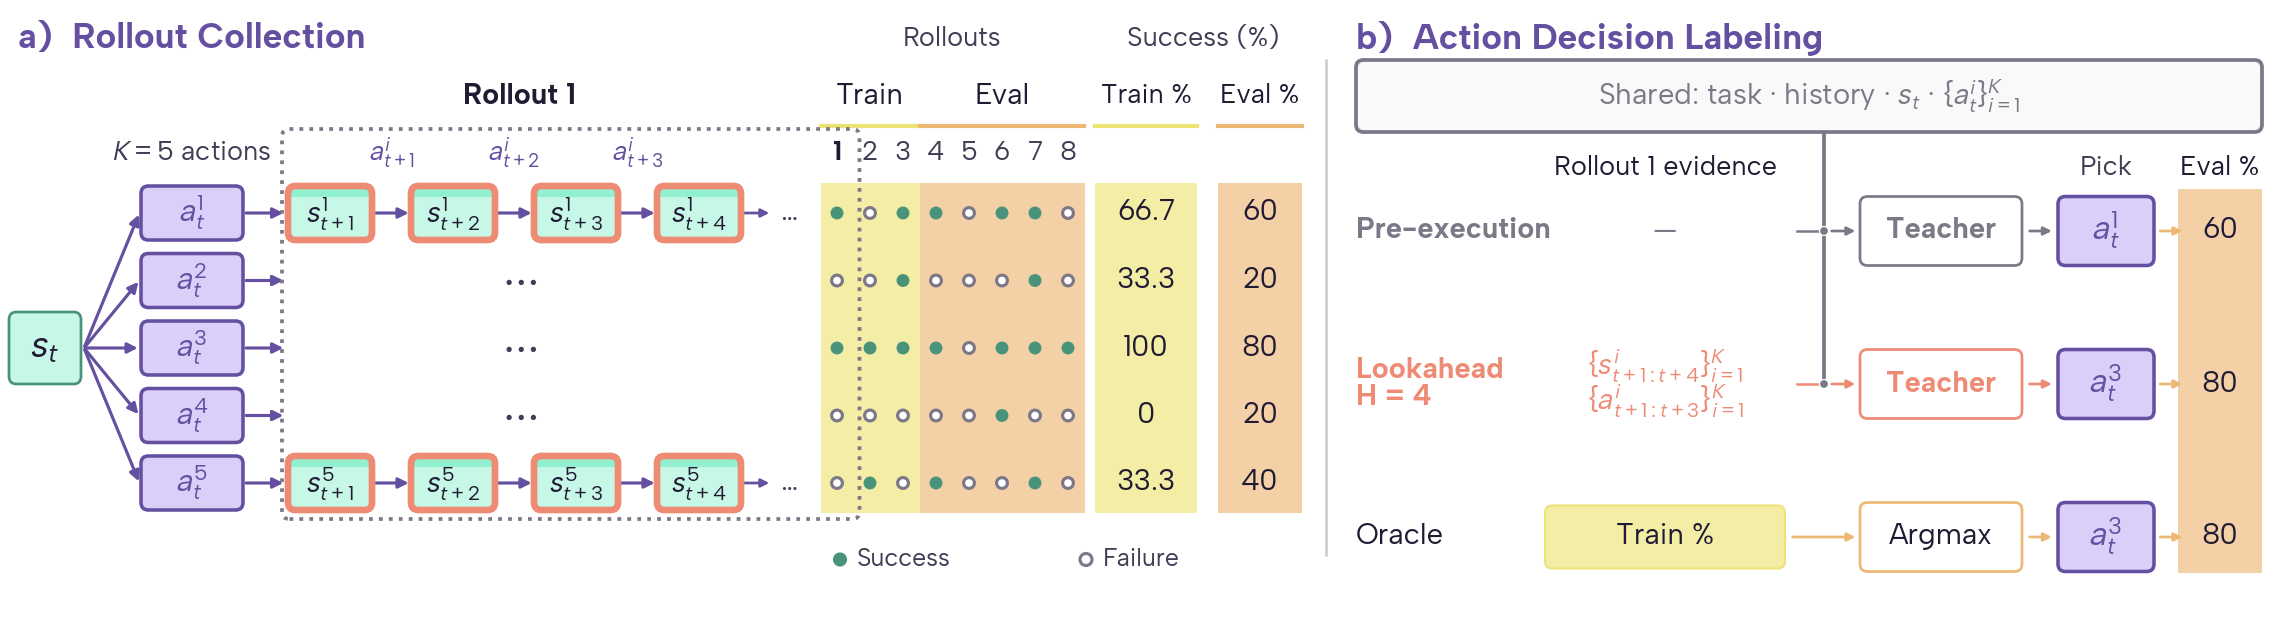

Python code for this plot:
"""Paper figure for offline selector evaluation (October 21 ablation).

The outcomes and teacher picks are illustrative, preserved from the original
figure. Displayed rollouts 1--3 supply outcome labels; teachers see only rollout 1, and all
pickers are scored on held-out rollouts 4--8. Invalid rollouts are excluded from the
rate denominator. No experiment artifacts or API calls are needed to render.

Usage: python3 selection-offline-eval-20261022.py
Writes adjacent PNG (300 dpi), SVG (editable text), and PDF (embedded fonts).
"""
import os
from pathlib import Path

os.environ.setdefault("MPLCONFIGDIR", "/tmp/openwebrl-offline-eval-matplotlib")
import matplotlib
matplotlib.use("Agg")
import matplotlib.pyplot as plt
# Shared paper typography, including bundled Albert Sans fonts.
import sys as _paper_sys
from pathlib import Path as _PaperPath
_paper_sys.path.insert(0, str(next(p for p in _PaperPath(__file__).resolve().parents
                                if (p / "paper_plot_style.py").is_file())))
import paper_plot_style as _paper_style
from paper_plot_palette import COLORS as C, tint

from matplotlib.patches import Circle, FancyArrowPatch, FancyBboxPatch, Rectangle

INK, MUTED, LINE = C["INK"], C["MUTED"], C["BORDER"]
PRE, IMMEDIATE, LOOK, OUTCOME, HELD = (C["PRE_EXEC"], C["LOOKAHEAD_EVIDENCE"], C["LOOKAHEAD_TEACHER"], C["TRAIN"], C["EVAL"])
ORACLE = C["ORACLE"]
ROLLOUT, ROLLOUT_BG = C["INK"], tint("BASELINE_LIGHT", .88)
SHARED, SHARED_BG = C["BASELINE_DARK"], tint("BASELINE_LIGHT", .92)
SUCCESS, FAILURE = C["SUCCESS"], C["FAILURE"]
LABEL_BG, HELD_BG = tint("TRAIN", .35), tint("EVAL", .35)
# Same 5 x 8 outcomes and picks as the original worked example.
OUTCOMES = (
    (1, 0, 1, 1, 0, 1, 1, 0),
    (0, 0, 1, 0, 0, 0, 1, 0),
    (1, 1, 1, 1, 0, 1, 1, 1),
    (0, 0, 0, 0, 0, 1, 0, 0),
    (0, 1, 0, 1, 0, 0, 1, 0),
)
PICKS = {"Pre-execution": 0, "Post-execution": 0, "Lookahead H = 4": 2,
         "Observed outcome": 2, "Oracle": 2}

plt.rcParams.update({
    "font.family": "Albert Sans", "font.size": 7,
    "text.color": INK, "mathtext.fontset": "custom",
    "svg.fonttype": "none", "pdf.fonttype": 42,
    "savefig.facecolor": "white",
})
# Half the previous nominal height; panels now share one horizontal row.
W, H = 7.6, 2.11
fig = plt.figure(figsize=(W, H))
ax = fig.add_axes([0, 0, 1, 1])
ax.set(xlim=(0, W), ylim=(0, H))
ax.axis("off")


def text(x, y, label, size=7, color=INK, weight="normal", ha="left", va="center", **kw):
    return ax.text(x, y, label, fontsize=size, color=color, weight=weight,
                   ha=ha, va=va, **kw)


def box(x, y, w, h, edge=LINE, fill="white", lw=0.65, radius=0.025):
    patch = FancyBboxPatch((x, y), w, h,
        boxstyle=f"round,pad=0,rounding_size={radius}",
        facecolor=fill, edgecolor=edge, linewidth=lw, zorder=2)
    ax.add_patch(patch)
    return patch


def arrow(x0, y0, x1, y1, color=MUTED, lw=0.65, head=4):
    ax.add_patch(FancyArrowPatch((x0, y0), (x1, y1), arrowstyle="-|>",
        mutation_scale=head, shrinkA=0.4, shrinkB=0.4, linewidth=lw, color=color))


def rule(x0, x1, y, color=LINE, lw=0.6):
    ax.plot([x0, x1], [y, y], color=color, linewidth=lw, zorder=1)


def state_card(x, y, step, color, candidate):
    width, height = 0.28, 0.18
    box(x - width / 2, y - height / 2, width, height, edge="none",
        fill=tint("STATE", .60), lw=0)
    ax.add_patch(Rectangle((x - width / 2, y + height * 0.29), width, height * 0.21,
                           facecolor=C["STATE"], edgecolor="none", alpha=0.65, zorder=2))
    text(x, y - 0.006, rf"$s_{{t+{step}}}^{{{candidate}}}$", color=C["STATE_INK"], ha="center")
    outline = box(x - width / 2, y - height / 2, width, height,
                  edge=color, fill="none", lw=1.6)
    outline.set_zorder(4)


def percent(rate):
    # Rates are scaled to percent; the column headers carry the percent sign.
    return f"{100 * rate:.1f}".rstrip("0").rstrip(".")


def outcome_marker(x, y, success, radius=0.018):
    color = SUCCESS if success else FAILURE
    ax.add_patch(Circle((x, y), radius, facecolor=color if success else "white",
                       edgecolor=color, linewidth=0.5 if success else 0.75, zorder=3))


label_rates = [sum(out[:3]) / 3 for out in OUTCOMES]
held_rates = [sum(out[3:]) / 5 for out in OUTCOMES]
assert [PICKS[k] for k in ("Pre-execution", "Post-execution", "Lookahead H = 4", "Oracle")] == [0, 0, 2, 2]

# (a) Preserve all five candidates and all forty original binary outcomes.
text(0.06, 1.98, "a)  Rollout Collection", size=8.5, weight="bold", color=C["ACTION_INK"])
outcome_header = text(4.01, 1.98, "Success rate (%)",
                      size=6.5, color=MUTED, ha="center")
# Outcome status key only; selected-action check marks remain omitted.
for x, success, label in ((2.80, True, "Success"),
                          (3.62, False, "Failure")):
    outcome_marker(x, 0.245, success, radius=0.020)
    text(x + 0.055, 0.245, label, color=MUTED, size=6.0)
rollout_pitch = 0.11
xs = [2.79 + rollout_pitch * j for j in range(8)]
trajectory_x = [1.10 + 0.41 * k for k in range(4)]
ys = [1.40 - 0.225 * i for i in range(5)]
y_low, y_high = ys[-1] - 0.10, ys[0] + 0.10
for first, last, title, color, fill in (
        (0, 2, "Train", OUTCOME, LABEL_BG), (3, 7, "Eval", HELD, HELD_BG)):
    ax.add_patch(Rectangle((xs[first] - rollout_pitch / 2, y_low), (last - first + 1) * rollout_pitch,
                           y_high - y_low, facecolor=fill, edgecolor="none", zorder=0))
    rule(xs[first] - rollout_pitch / 2 + .001, xs[last] + rollout_pitch / 2 - .001, 1.69, color, 1.0)
    text((xs[first] + xs[last]) / 2, 1.79, title, color=INK, ha="center")
    for j in range(first, last + 1):
        text(xs[j], 1.60, str(j + 1), size=6.5, color=ROLLOUT if j == 0 else MUTED,
             weight="bold" if j == 0 else "normal", ha="center")
text(sum(xs) / len(xs), 1.98, "Rollouts", size=6.5, color=MUTED, ha="center")
text(0.64, 1.60, r"$K=5$ actions", size=6.5, color=MUTED, ha="center")
text(1.73, 1.79, "Rollout 1", color=ROLLOUT, weight="bold", ha="center")
# Dotted neutral boundary groups the Rollout 1 outcomes with their example path.
rollout_box = box(0.94, y_low - 0.02, xs[0] + rollout_pitch / 2 + 0.02 - 0.94,
                  1.68 - (y_low - 0.02), edge=C["BASELINE_DARK"], fill="none", lw=0.9)
rollout_box.set_linestyle(":")
for k in range(1, 4):
    text((trajectory_x[k - 1] + trajectory_x[k]) / 2, 1.60,
         rf"$a_{{t+{k}}}^{{i}}$", size=6.5, color=C["ACTION_INK"], ha="center")
for x, title, color, fill, width in (
        (3.82, "Train %", OUTCOME, LABEL_BG, 0.34),
        (4.20, "Eval %", HELD, HELD_BG, 0.28)):
    text(x, 1.79, title, size=6.5, color=INK, ha="center")
    rule(x - width / 2, x + width / 2, 1.69, color, 1.0)
    ax.add_patch(Rectangle((x - width / 2, y_low), width, y_high - y_low,
                           facecolor=fill, edgecolor="none", zorder=0))
mid = sum(ys) / len(ys)
box(0.03, mid - 0.12, 0.24, 0.24, edge=C["STATE_BORDER"], fill=tint("STATE", .60))
text(0.15, mid, r"$s_t$", size=9, color=C["STATE_INK"], ha="center")
for i, (y, outcomes) in enumerate(zip(ys, OUTCOMES)):
    arrow(0.28, mid, 0.465, y, color=C["ACTION_INK"], lw=.75, head=5)
    box(0.47, y - 0.09, 0.34, 0.18, edge=C["ACTION_INK"], fill=tint("ACTION", .65), lw=.85)
    text(0.64, y, rf"$a_t^{{{i + 1}}}$", size=7.5, color=C["ACTION_INK"], ha="center")
    arrow(0.815, y, 0.950, y, color=C["ACTION_INK"], lw=.75, head=5)
    if i in (0, 4):
        for k, x in enumerate(trajectory_x):
            state_card(x, y, k + 1, IMMEDIATE if k == 0 else LOOK, i + 1)
            if k:
                arrow(trajectory_x[k - 1] + 0.142, y, x - 0.142, y,
                      color=C["ACTION_INK"], lw=.75, head=5)
        arrow(trajectory_x[-1] + .145, y, 2.57, y, color=C["ACTION_INK"])
        text(2.63, y, "…", color=MUTED, ha="center")
    else:
        text(1.73, y, r"$\cdots$", size=10, color=MUTED, ha="center")
    for j, success in enumerate(outcomes):
        outcome_marker(xs[j], y, success)
    text(3.82, y, percent(label_rates[i]), color=INK, ha="center")
    text(4.20, y, f"{100 * held_rates[i]:.0f}", color=INK, ha="center")

# (b) Shared context explicitly feeds each joint candidate-comparison call.
ax.plot([4.42, 4.42], [0.26, 1.91], color=LINE, linewidth=0.6)
method_x, evidence_x = 4.52, 5.55
teacher_x, teacher_w = 6.20, 0.54
pick_x, pick_w, eval_x = 6.86, 0.32, 7.40
text(method_x, 1.98, "b)  Action Decision Labeling", size=8.5, weight="bold", color=C["ACTION_INK"])
box(method_x, 1.67, 3.02, 0.24, edge=SHARED, fill=SHARED_BG, lw=0.9)
shared_label = text(6.03, 1.79,
     r"Shared: task · history · $s_t$ · $\{a_t^{i}\}_{i=1}^{K}$",
     color=SHARED, ha="center")
text(evidence_x, 1.55, "Rollout 1 evidence", size=6.5, color=ROLLOUT, ha="center")
pick_header = text(pick_x + pick_w / 2, 1.55, "Pick", size=6.5, color=MUTED, ha="center")
eval_header = text(eval_x, 1.55, "Eval %", size=6.5, color=INK, ha="center")
shared_x = 6.08
method_ys = (1.34, 0.83, 0.32)  # Uniform 0.51-inch row-center spacing.
ax.plot([shared_x, shared_x], [1.67, method_ys[1]], color=SHARED, linewidth=0.9, zorder=1)
ax.add_patch(Rectangle((7.26, 0.20), 0.28, 1.28,
                       facecolor=HELD_BG, edgecolor="none", zorder=0))
# H counts the candidate action; the legacy K=3 source now displays H=4.
# The immediate-only (H=1) teacher result is retained in source tables, not plotted.
lanes = ((method_ys[0], "Pre-execution", "Pre-execution", PRE, "—"),
         (method_ys[1], "Lookahead H = 4", "Lookahead\nH = 4", LOOK,
          r"$\{s_{t+1:t+4}^{i}\}_{i=1}^{K}$" + "\n" + r"$\{a_{t+1:t+3}^{i}\}_{i=1}^{K}$"))
for y, key, label, color, evidence in lanes:
    is_lookahead = key.startswith("Lookahead")
    text(method_x, y, label, color=color, weight="bold", linespacing=1.0)
    text(evidence_x, y, evidence, color=color,
         weight="bold" if is_lookahead else "normal", ha="center", linespacing=0.95)
    rule(5.99, shared_x, y, color=color)
    ax.add_patch(Circle((shared_x, y), 0.015, facecolor=SHARED,
                        edgecolor="white", linewidth=0.3, zorder=3))
    arrow(shared_x + 0.02, y, teacher_x - 0.01, y, color=color)
    box(teacher_x, y - 0.115, teacher_w, 0.23, edge=color)
    text(teacher_x + teacher_w / 2, y, "Teacher", color=color, weight="bold", ha="center")
    arrow(teacher_x + teacher_w + 0.02, y, pick_x - 0.015, y, color=color)
    box(pick_x, y - 0.115, pick_w, 0.23, edge=C["ACTION_INK"], fill=tint("ACTION", .65), lw=.85)
    pick = PICKS[key]
    text(pick_x + pick_w / 2, y, rf"$a_t^{{{pick + 1}}}$", size=8, color=C["ACTION_INK"], ha="center")
    arrow(pick_x + pick_w + 0.015, y, 7.28, y, color=HELD)
    text(eval_x, y, f"{100 * held_rates[pick]:.0f}", color=INK, ha="center")
# The yellow input box refers to the complete five-action Train % column in (a).
y = method_ys[2]
text(method_x, y, "Oracle", color=INK)
box(5.15, y - 0.105, 0.80, 0.21, edge=OUTCOME, fill=LABEL_BG, lw=0.5)
text(evidence_x, y, "Train %", color=INK, ha="center")
arrow(5.97, y, teacher_x - 0.01, y, color=ORACLE)
box(teacher_x, y - 0.115, teacher_w, 0.23, edge=ORACLE)
text(teacher_x + teacher_w / 2, y, "Argmax", color=INK, ha="center")
arrow(teacher_x + teacher_w + 0.02, y, pick_x - 0.015, y, color=ORACLE)
box(pick_x, y - 0.115, pick_w, 0.23, edge=C["ACTION_INK"], fill=tint("ACTION", .65), lw=.85)
text(pick_x + pick_w / 2, y, r"$a_t^{3}$", size=8, color=C["ACTION_INK"], ha="center")
arrow(pick_x + pick_w + 0.015, y, 7.28, y, color=HELD)
text(eval_x, y, "80", color=INK, ha="center")

fig.canvas.draw()
renderer = fig.canvas.get_renderer()
assert eval_header.get_window_extent(renderer).x0 - pick_header.get_window_extent(renderer).x1 >= 3
assert outcome_header.get_window_extent(renderer).x1 < 4.42 * fig.dpi
for label in ax.texts:
    bounds = label.get_window_extent(renderer)
    assert fig.bbox.contains(*bounds.p0) and fig.bbox.contains(*bounds.p1), label.get_text()
for ext in ("png", "svg", "pdf"):
    path = Path(__file__).with_suffix(f".{ext}")
    metadata = {"Date": None} if ext == "svg" else {"CreationDate": None, "ModDate": None} if ext == "pdf" else {}
    fig.savefig(path, dpi=300, metadata=metadata)
    if ext == "svg":
        path.write_text("\n".join(line.rstrip() for line in path.read_text().splitlines()) + "\n")
assert b"/FontFile2" in Path(__file__).with_suffix(".pdf").read_bytes()
plt.close(fig)
